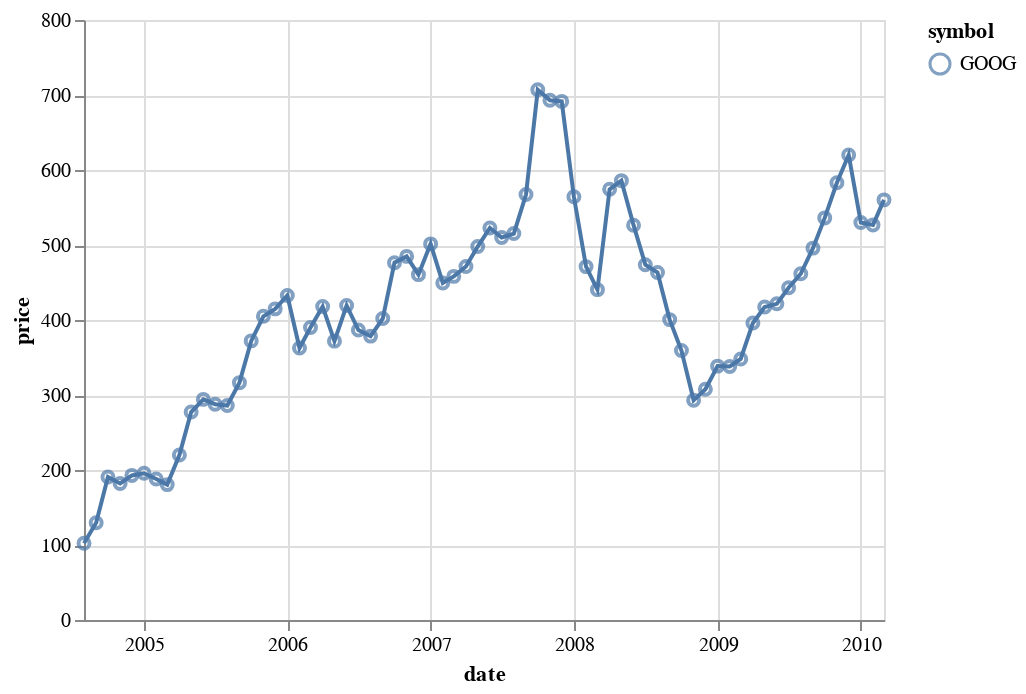

Notebook source saved alongside this figure:
### Markdown cell above
## Grammar of Graphics

### Code cell
base = alt.Chart(dataset).encode(
    x='date:T',
    y='price:Q',
    color='symbol:N'
)

base.mark_line() + base.mark_point()

### Figure 1 — Vega-Lite specification as saved in the notebook (floating-point values rounded to 4 significant figures)
{"config": {"view": {"continuousWidth": 400, "continuousHeight": 300}}, "layer": [{"mark": "line", "encoding": {"color": {"type": "nominal", "field": "symbol"}, "x": {"type": "temporal", "field": "date"}, "y": {"type": "quantitative", "field": "price"}}}, {"mark": "point", "encoding": {"color": {"type": "nominal", "field": "symbol"}, "x": {"type": "temporal", "field": "date"}, "y": {"type": "quantitative", "field": "price"}}}], "data": {"name": "data-0fff2011ed9b71fa721c2b85edd74396"}, "$schema": "https://vega.github.io/schema/vega-lite/v4.8.1.json", "datasets": {"data-0fff2011ed9b71fa721c2b85edd74396": [{"symbol": "GOOG", "date": "2004-08-01T00:00:00", "price": 102.4}, {"symbol": "GOOG", "date": "2004-09-01T00:00:00", "price": 129.6}, {"symbol": "GOOG", "date": "2004-10-01T00:00:00", "price": 190.6}, {"symbol": "GOOG", "date": "2004-11-01T00:00:00", "price": 182.0}, {"symbol": "GOOG", "date": "2004-12-01T00:00:00", "price": 192.8}, {"symbol": "GOOG", "date": "2005-01-01T00:00:00", "price": 195.6}, {"symbol": "GOOG", "date": "2005-02-01T00:00:00", "price": 188.0}, {"symbol": "GOOG", "date": "2005-03-01T00:00:00", "price": 180.5}, {"symbol": "GOOG", "date": "2005-04-01T00:00:00", "price": 220.0}, {"symbol": "GOOG", "date": "2005-05-01T00:00:00", "price": 277.3}, {"symbol": "GOOG", "date": "2005-06-01T00:00:00", "price": 294.1}, {"symbol": "GOOG", "date": "2005-07-01T00:00:00", "price": 287.8}, {"symbol": "GOOG", "date": "2005-08-01T00:00:00", "price": 286.0}, {"symbol": "GOOG", "date": "2005-09-01T00:00:00", "price": 316.5}, {"symbol": "GOOG", "date": "2005-10-01T00:00:00", "price": 372.1}, {"symbol": "GOOG", "date": "2005-11-01T00:00:00", "price": 404.9}, {"symbol": "GOOG", "date": "2005-12-01T00:00:00", "price": 414.9}, {"symbol": "GOOG", "date": "2006-01-01T00:00:00", "price": 432.7}, {"symbol": "GOOG", "date": "2006-02-01T00:00:00", "price": 362.6}, {"symbol": "GOOG", "date": "2006-03-01T00:00:00", "price": 390.0}, {"symbol": "GOOG", "date": "2006-04-01T00:00:00", "price": 417.9}, {"symbol": "GOOG", "date": "2006-05-01T00:00:00", "price": 371.8}, {"symbol": "GOOG", "date": "2006-06-01T00:00:00", "price": 419.3}, {"symbol": "GOOG", "date": "2006-07-01T00:00:00", "price": 386.6}, {"symbol": "GOOG", "date": "2006-08-01T00:00:00", "price": 378.5}, {"symbol": "GOOG", "date": "2006-09-01T00:00:00", "price": 401.9}, {"symbol": "GOOG", "date": "2006-10-01T00:00:00", "price": 476.4}, {"symbol": "GOOG", "date": "2006-11-01T00:00:00", "price": 484.8}, {"symbol": "GOOG", "date": "2006-12-01T00:00:00", "price": 460.5}, {"symbol": "GOOG", "date": "2007-01-01T00:00:00", "price": 501.5}, {"symbol": "GOOG", "date": "2007-02-01T00:00:00", "price": 449.4}, {"symbol": "GOOG", "date": "2007-03-01T00:00:00", "price": 458.2}, {"symbol": "GOOG", "date": "2007-04-01T00:00:00", "price": 471.4}, {"symbol": "GOOG", "date": "2007-05-01T00:00:00", "price": 497.9}, {"symbol": "GOOG", "date": "2007-06-01T00:00:00", "price": 522.7}, {"symbol": "GOOG", "date": "2007-07-01T00:00:00", "price": 510.0}, {"symbol": "GOOG", "date": "2007-08-01T00:00:00", "price": 515.2}, {"symbol": "GOOG", "date": "2007-09-01T00:00:00", "price": 567.3}, {"symbol": "GOOG", "date": "2007-10-01T00:00:00", "price": 707.0}, {"symbol": "GOOG", "date": "2007-11-01T00:00:00", "price": 693.0}, {"symbol": "GOOG", "date": "2007-12-01T00:00:00", "price": 691.5}, {"symbol": "GOOG", "date": "2008-01-01T00:00:00", "price": 564.3}, {"symbol": "GOOG", "date": "2008-02-01T00:00:00", "price": 471.2}, {"symbol": "GOOG", "date": "2008-03-01T00:00:00", "price": 440.5}, {"symbol": "GOOG", "date": "2008-04-01T00:00:00", "price": 574.3}, {"symbol": "GOOG", "date": "2008-05-01T00:00:00", "price": 585.8}, {"symbol": "GOOG", "date": "2008-06-01T00:00:00", "price": 526.4}, {"symbol": "GOOG", "date": "2008-07-01T00:00:00", "price": 473.8}, {"symbol": "GOOG", "date": "2008-08-01T00:00:00", "price": 463.3}, {"symbol": "GOOG", "date": "2008-09-01T00:00:00", "price": 400.5}, {"symbol": "GOOG", "date": "2008-10-01T00:00:00", "price": 359.4}, {"symbol": "GOOG", "date": "2008-11-01T00:00:00", "price": 293.0}, {"symbol": "GOOG", "date": "2008-12-01T00:00:00", "price": 307.6}, {"symbol": "GOOG", "date": "2009-01-01T00:00:00", "price": 338.5}, {"symbol": "GOOG", "date": "2009-02-01T00:00:00", "price": 338.0}, {"symbol": "GOOG", "date": "2009-03-01T00:00:00", "price": 348.1}, {"symbol": "GOOG", "date": "2009-04-01T00:00:00", "price": 396.0}, {"symbol": "GOOG", "date": "2009-05-01T00:00:00", "price": 417.2}, {"symbol": "GOOG", "date": "2009-06-01T00:00:00", "price": 421.6}, {"symbol": "GOOG", "date": "2009-07-01T00:00:00", "price": 443.1}, {"symbol": "GOOG", "date": "2009-08-01T00:00:00", "price": 461.7}, {"symbol": "GOOG", "date": "2009-09-01T00:00:00", "price": 495.9}, {"symbol": "GOOG", "date": "2009-10-01T00:00:00", "price": 536.1}, {"symbol": "GOOG", "date": "2009-11-01T00:00:00", "price": 583.0}, {"symbol": "GOOG", "date": "2009-12-01T00:00:00", "price": 620.0}, {"symbol": "GOOG", "date": "2010-01-01T00:00:00", "price": 529.9}, {"symbol": "GOOG", "date": "2010-02-01T00:00:00", "price": 526.8}, {"symbol": "GOOG", "date": "2010-03-01T00:00:00", "price": 560.2}]}}
